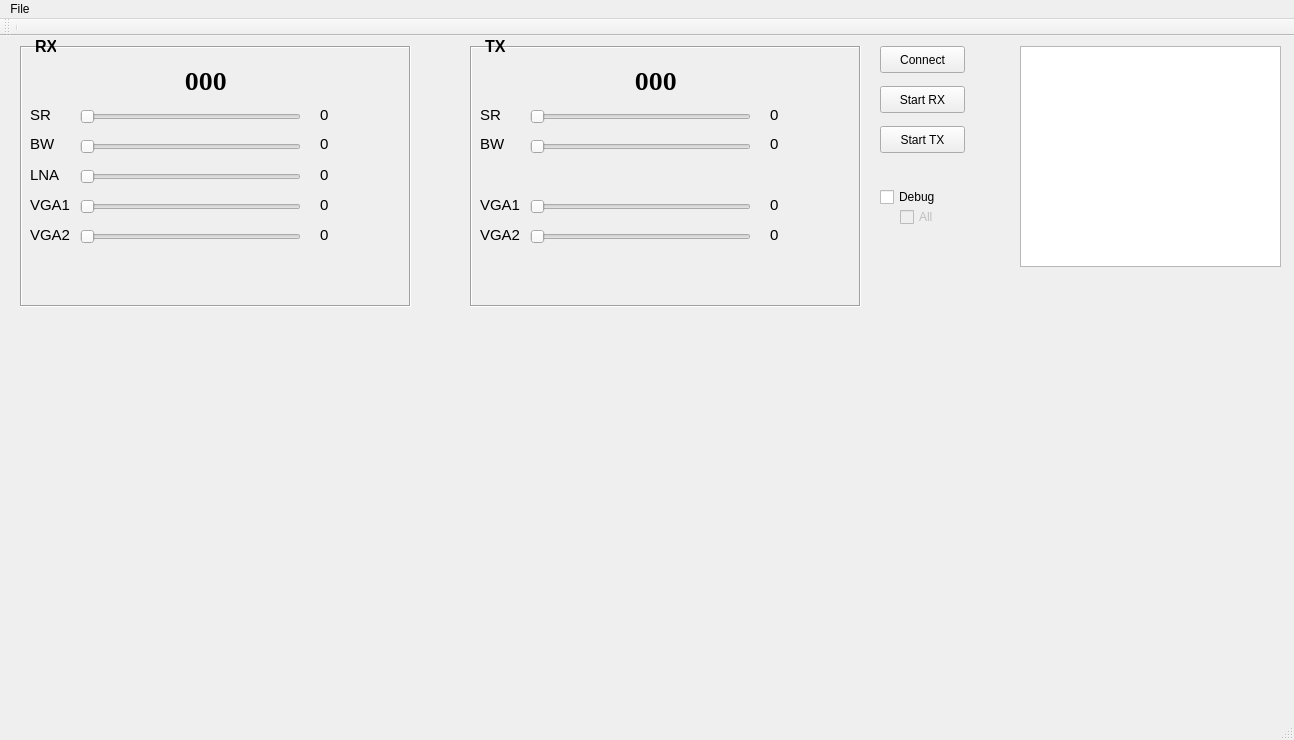
<?xml version="1.0" encoding="UTF-8"?>
<ui version="4.0">
 <class>MainWindow</class>
 <widget class="QMainWindow" name="MainWindow">
  <property name="geometry">
   <rect>
    <x>0</x>
    <y>0</y>
    <width>1294</width>
    <height>740</height>
   </rect>
  </property>
  <property name="windowTitle">
   <string>MainWindow</string>
  </property>
  <widget class="QWidget" name="centralWidget">
   <widget class="QCustomPlot" name="customPlot" native="true">
    <property name="geometry">
     <rect>
      <x>20</x>
      <y>340</y>
      <width>621</width>
      <height>321</height>
     </rect>
    </property>
   </widget>
   <widget class="QFrame" name="RxPanel">
    <property name="geometry">
     <rect>
      <x>20</x>
      <y>10</y>
      <width>391</width>
      <height>261</height>
     </rect>
    </property>
    <property name="frameShape">
     <enum>QFrame::Box</enum>
    </property>
    <property name="frameShadow">
     <enum>QFrame::Sunken</enum>
    </property>
    <widget class="QLabel" name="label_9">
     <property name="geometry">
      <rect>
       <x>179</x>
       <y>25</y>
       <width>14</width>
       <height>20</height>
      </rect>
     </property>
     <property name="font">
      <font>
       <family>Noto Serif</family>
       <pointsize>18</pointsize>
       <weight>75</weight>
       <bold>true</bold>
      </font>
     </property>
     <property name="text">
      <string>0</string>
     </property>
    </widget>
    <widget class="QLabel" name="label_10">
     <property name="geometry">
      <rect>
       <x>193</x>
       <y>25</y>
       <width>14</width>
       <height>20</height>
      </rect>
     </property>
     <property name="font">
      <font>
       <family>Noto Serif</family>
       <pointsize>18</pointsize>
       <weight>75</weight>
       <bold>true</bold>
      </font>
     </property>
     <property name="text">
      <string>0</string>
     </property>
    </widget>
    <widget class="QLabel" name="label_11">
     <property name="geometry">
      <rect>
       <x>165</x>
       <y>25</y>
       <width>14</width>
       <height>20</height>
      </rect>
     </property>
     <property name="font">
      <font>
       <family>Noto Serif</family>
       <pointsize>18</pointsize>
       <weight>75</weight>
       <bold>true</bold>
      </font>
     </property>
     <property name="text">
      <string>0</string>
     </property>
    </widget>
    <widget class="QSlider" name="RxSrSlider">
     <property name="geometry">
      <rect>
       <x>60</x>
       <y>60</y>
       <width>221</width>
       <height>21</height>
      </rect>
     </property>
     <property name="minimum">
      <number>1</number>
     </property>
     <property name="maximum">
      <number>100</number>
     </property>
     <property name="orientation">
      <enum>Qt::Horizontal</enum>
     </property>
    </widget>
    <widget class="QLabel" name="label">
     <property name="geometry">
      <rect>
       <x>10</x>
       <y>60</y>
       <width>21</width>
       <height>17</height>
      </rect>
     </property>
     <property name="font">
      <font>
       <pointsize>11</pointsize>
      </font>
     </property>
     <property name="text">
      <string>SR</string>
     </property>
    </widget>
    <widget class="QLabel" name="label_4">
     <property name="geometry">
      <rect>
       <x>10</x>
       <y>90</y>
       <width>31</width>
       <height>16</height>
      </rect>
     </property>
     <property name="font">
      <font>
       <pointsize>11</pointsize>
      </font>
     </property>
     <property name="text">
      <string>BW</string>
     </property>
    </widget>
    <widget class="QLabel" name="label_5">
     <property name="geometry">
      <rect>
       <x>10</x>
       <y>120</y>
       <width>31</width>
       <height>17</height>
      </rect>
     </property>
     <property name="font">
      <font>
       <pointsize>11</pointsize>
      </font>
     </property>
     <property name="text">
      <string>LNA</string>
     </property>
    </widget>
    <widget class="QLabel" name="label_6">
     <property name="geometry">
      <rect>
       <x>10</x>
       <y>150</y>
       <width>41</width>
       <height>17</height>
      </rect>
     </property>
     <property name="font">
      <font>
       <pointsize>11</pointsize>
      </font>
     </property>
     <property name="text">
      <string>VGA1</string>
     </property>
    </widget>
    <widget class="QLabel" name="label_7">
     <property name="geometry">
      <rect>
       <x>10</x>
       <y>180</y>
       <width>41</width>
       <height>17</height>
      </rect>
     </property>
     <property name="font">
      <font>
       <pointsize>11</pointsize>
      </font>
     </property>
     <property name="text">
      <string>VGA2</string>
     </property>
    </widget>
    <widget class="QSlider" name="RxBwSlider">
     <property name="geometry">
      <rect>
       <x>60</x>
       <y>90</y>
       <width>221</width>
       <height>21</height>
      </rect>
     </property>
     <property name="minimum">
      <number>1</number>
     </property>
     <property name="maximum">
      <number>100</number>
     </property>
     <property name="orientation">
      <enum>Qt::Horizontal</enum>
     </property>
    </widget>
    <widget class="QSlider" name="RxLnaSlider">
     <property name="geometry">
      <rect>
       <x>60</x>
       <y>120</y>
       <width>221</width>
       <height>21</height>
      </rect>
     </property>
     <property name="minimum">
      <number>1</number>
     </property>
     <property name="maximum">
      <number>3</number>
     </property>
     <property name="pageStep">
      <number>1</number>
     </property>
     <property name="orientation">
      <enum>Qt::Horizontal</enum>
     </property>
    </widget>
    <widget class="QSlider" name="RxVga1Slider">
     <property name="geometry">
      <rect>
       <x>60</x>
       <y>150</y>
       <width>221</width>
       <height>21</height>
      </rect>
     </property>
     <property name="minimum">
      <number>5</number>
     </property>
     <property name="maximum">
      <number>30</number>
     </property>
     <property name="pageStep">
      <number>1</number>
     </property>
     <property name="orientation">
      <enum>Qt::Horizontal</enum>
     </property>
    </widget>
    <widget class="QSlider" name="RxVga2Slider">
     <property name="geometry">
      <rect>
       <x>60</x>
       <y>180</y>
       <width>221</width>
       <height>21</height>
      </rect>
     </property>
     <property name="maximum">
      <number>30</number>
     </property>
     <property name="singleStep">
      <number>3</number>
     </property>
     <property name="pageStep">
      <number>3</number>
     </property>
     <property name="orientation">
      <enum>Qt::Horizontal</enum>
     </property>
    </widget>
    <widget class="QLabel" name="RxSrLabel">
     <property name="geometry">
      <rect>
       <x>300</x>
       <y>60</y>
       <width>81</width>
       <height>17</height>
      </rect>
     </property>
     <property name="font">
      <font>
       <pointsize>11</pointsize>
      </font>
     </property>
     <property name="text">
      <string>0</string>
     </property>
    </widget>
    <widget class="QLabel" name="RxVga1Label">
     <property name="geometry">
      <rect>
       <x>300</x>
       <y>150</y>
       <width>81</width>
       <height>17</height>
      </rect>
     </property>
     <property name="font">
      <font>
       <pointsize>11</pointsize>
      </font>
     </property>
     <property name="text">
      <string>0</string>
     </property>
    </widget>
    <widget class="QLabel" name="RxBwLabel">
     <property name="geometry">
      <rect>
       <x>300</x>
       <y>90</y>
       <width>81</width>
       <height>16</height>
      </rect>
     </property>
     <property name="font">
      <font>
       <pointsize>11</pointsize>
      </font>
     </property>
     <property name="text">
      <string>0</string>
     </property>
    </widget>
    <widget class="QLabel" name="RxVga2Label">
     <property name="geometry">
      <rect>
       <x>300</x>
       <y>180</y>
       <width>81</width>
       <height>17</height>
      </rect>
     </property>
     <property name="font">
      <font>
       <pointsize>11</pointsize>
      </font>
     </property>
     <property name="text">
      <string>0</string>
     </property>
    </widget>
    <widget class="QLabel" name="RxLnaLabel">
     <property name="geometry">
      <rect>
       <x>300</x>
       <y>120</y>
       <width>81</width>
       <height>17</height>
      </rect>
     </property>
     <property name="font">
      <font>
       <pointsize>11</pointsize>
      </font>
     </property>
     <property name="text">
      <string>0</string>
     </property>
    </widget>
   </widget>
   <widget class="QLabel" name="label_2">
    <property name="geometry">
     <rect>
      <x>35</x>
      <y>2</y>
      <width>21</width>
      <height>17</height>
     </rect>
    </property>
    <property name="font">
     <font>
      <pointsize>12</pointsize>
      <weight>75</weight>
      <bold>true</bold>
     </font>
    </property>
    <property name="text">
     <string>RX</string>
    </property>
   </widget>
   <widget class="QFrame" name="TxPanel">
    <property name="geometry">
     <rect>
      <x>470</x>
      <y>10</y>
      <width>391</width>
      <height>261</height>
     </rect>
    </property>
    <property name="frameShape">
     <enum>QFrame::Box</enum>
    </property>
    <property name="frameShadow">
     <enum>QFrame::Sunken</enum>
    </property>
    <widget class="QLabel" name="label_12">
     <property name="geometry">
      <rect>
       <x>179</x>
       <y>25</y>
       <width>14</width>
       <height>20</height>
      </rect>
     </property>
     <property name="font">
      <font>
       <family>Noto Serif</family>
       <pointsize>18</pointsize>
       <weight>75</weight>
       <bold>true</bold>
      </font>
     </property>
     <property name="text">
      <string>0</string>
     </property>
    </widget>
    <widget class="QLabel" name="label_13">
     <property name="geometry">
      <rect>
       <x>193</x>
       <y>25</y>
       <width>14</width>
       <height>20</height>
      </rect>
     </property>
     <property name="font">
      <font>
       <family>Noto Serif</family>
       <pointsize>18</pointsize>
       <weight>75</weight>
       <bold>true</bold>
      </font>
     </property>
     <property name="text">
      <string>0</string>
     </property>
    </widget>
    <widget class="QLabel" name="label_14">
     <property name="geometry">
      <rect>
       <x>165</x>
       <y>25</y>
       <width>14</width>
       <height>20</height>
      </rect>
     </property>
     <property name="font">
      <font>
       <family>Noto Serif</family>
       <pointsize>18</pointsize>
       <weight>75</weight>
       <bold>true</bold>
      </font>
     </property>
     <property name="text">
      <string>0</string>
     </property>
    </widget>
    <widget class="QSlider" name="TxVga2Slider">
     <property name="geometry">
      <rect>
       <x>60</x>
       <y>180</y>
       <width>221</width>
       <height>21</height>
      </rect>
     </property>
     <property name="maximum">
      <number>25</number>
     </property>
     <property name="orientation">
      <enum>Qt::Horizontal</enum>
     </property>
    </widget>
    <widget class="QLabel" name="TxSrLabel">
     <property name="geometry">
      <rect>
       <x>300</x>
       <y>60</y>
       <width>81</width>
       <height>17</height>
      </rect>
     </property>
     <property name="font">
      <font>
       <pointsize>11</pointsize>
      </font>
     </property>
     <property name="text">
      <string>0</string>
     </property>
    </widget>
    <widget class="QSlider" name="TxSrSlider">
     <property name="geometry">
      <rect>
       <x>60</x>
       <y>60</y>
       <width>221</width>
       <height>21</height>
      </rect>
     </property>
     <property name="minimum">
      <number>1</number>
     </property>
     <property name="maximum">
      <number>100</number>
     </property>
     <property name="orientation">
      <enum>Qt::Horizontal</enum>
     </property>
    </widget>
    <widget class="QLabel" name="label_8">
     <property name="geometry">
      <rect>
       <x>10</x>
       <y>60</y>
       <width>21</width>
       <height>17</height>
      </rect>
     </property>
     <property name="font">
      <font>
       <pointsize>11</pointsize>
      </font>
     </property>
     <property name="text">
      <string>SR</string>
     </property>
    </widget>
    <widget class="QLabel" name="label_15">
     <property name="geometry">
      <rect>
       <x>10</x>
       <y>150</y>
       <width>41</width>
       <height>17</height>
      </rect>
     </property>
     <property name="font">
      <font>
       <pointsize>11</pointsize>
      </font>
     </property>
     <property name="text">
      <string>VGA1</string>
     </property>
    </widget>
    <widget class="QLabel" name="TxBwLabel">
     <property name="geometry">
      <rect>
       <x>300</x>
       <y>90</y>
       <width>81</width>
       <height>16</height>
      </rect>
     </property>
     <property name="font">
      <font>
       <pointsize>11</pointsize>
      </font>
     </property>
     <property name="text">
      <string>0</string>
     </property>
    </widget>
    <widget class="QLabel" name="label_16">
     <property name="geometry">
      <rect>
       <x>10</x>
       <y>90</y>
       <width>31</width>
       <height>16</height>
      </rect>
     </property>
     <property name="font">
      <font>
       <pointsize>11</pointsize>
      </font>
     </property>
     <property name="text">
      <string>BW</string>
     </property>
    </widget>
    <widget class="QLabel" name="label_17">
     <property name="geometry">
      <rect>
       <x>10</x>
       <y>180</y>
       <width>41</width>
       <height>17</height>
      </rect>
     </property>
     <property name="font">
      <font>
       <pointsize>11</pointsize>
      </font>
     </property>
     <property name="text">
      <string>VGA2</string>
     </property>
    </widget>
    <widget class="QSlider" name="TxBwSlider">
     <property name="geometry">
      <rect>
       <x>60</x>
       <y>90</y>
       <width>221</width>
       <height>21</height>
      </rect>
     </property>
     <property name="minimum">
      <number>1</number>
     </property>
     <property name="maximum">
      <number>100</number>
     </property>
     <property name="orientation">
      <enum>Qt::Horizontal</enum>
     </property>
    </widget>
    <widget class="QLabel" name="TxVga1Label">
     <property name="geometry">
      <rect>
       <x>300</x>
       <y>150</y>
       <width>81</width>
       <height>17</height>
      </rect>
     </property>
     <property name="font">
      <font>
       <pointsize>11</pointsize>
      </font>
     </property>
     <property name="text">
      <string>0</string>
     </property>
    </widget>
    <widget class="QSlider" name="TxVga1Slider">
     <property name="geometry">
      <rect>
       <x>60</x>
       <y>150</y>
       <width>221</width>
       <height>21</height>
      </rect>
     </property>
     <property name="minimum">
      <number>-35</number>
     </property>
     <property name="maximum">
      <number>-4</number>
     </property>
     <property name="pageStep">
      <number>1</number>
     </property>
     <property name="value">
      <number>-35</number>
     </property>
     <property name="orientation">
      <enum>Qt::Horizontal</enum>
     </property>
    </widget>
    <widget class="QLabel" name="TxVga2Label">
     <property name="geometry">
      <rect>
       <x>300</x>
       <y>180</y>
       <width>81</width>
       <height>17</height>
      </rect>
     </property>
     <property name="font">
      <font>
       <pointsize>11</pointsize>
      </font>
     </property>
     <property name="text">
      <string>0</string>
     </property>
    </widget>
   </widget>
   <widget class="QLabel" name="label_3">
    <property name="geometry">
     <rect>
      <x>485</x>
      <y>2</y>
      <width>21</width>
      <height>17</height>
     </rect>
    </property>
    <property name="font">
     <font>
      <pointsize>12</pointsize>
      <weight>75</weight>
      <bold>true</bold>
     </font>
    </property>
    <property name="text">
     <string>TX</string>
    </property>
   </widget>
   <widget class="QPushButton" name="OpenDevBtn">
    <property name="geometry">
     <rect>
      <x>880</x>
      <y>10</y>
      <width>85</width>
      <height>27</height>
     </rect>
    </property>
    <property name="text">
     <string>Connect</string>
    </property>
    <property name="Tag" stdset="0">
     <number>0</number>
    </property>
   </widget>
   <widget class="QPushButton" name="StartRxBtn">
    <property name="geometry">
     <rect>
      <x>880</x>
      <y>50</y>
      <width>85</width>
      <height>27</height>
     </rect>
    </property>
    <property name="text">
     <string>Start RX</string>
    </property>
   </widget>
   <widget class="QPushButton" name="StartTxBtn">
    <property name="geometry">
     <rect>
      <x>880</x>
      <y>90</y>
      <width>85</width>
      <height>27</height>
     </rect>
    </property>
    <property name="text">
     <string>Start TX</string>
    </property>
   </widget>
   <widget class="QPlainTextEdit" name="Memo">
    <property name="geometry">
     <rect>
      <x>1020</x>
      <y>10</y>
      <width>261</width>
      <height>221</height>
     </rect>
    </property>
   </widget>
   <widget class="QCheckBox" name="DebugBox">
    <property name="geometry">
     <rect>
      <x>880</x>
      <y>150</y>
      <width>86</width>
      <height>22</height>
     </rect>
    </property>
    <property name="text">
     <string>Debug</string>
    </property>
   </widget>
   <widget class="QCheckBox" name="AllBox">
    <property name="enabled">
     <bool>false</bool>
    </property>
    <property name="geometry">
     <rect>
      <x>900</x>
      <y>170</y>
      <width>61</width>
      <height>22</height>
     </rect>
    </property>
    <property name="text">
     <string>All</string>
    </property>
   </widget>
  </widget>
  <widget class="QMenuBar" name="menuBar">
   <property name="geometry">
    <rect>
     <x>0</x>
     <y>0</y>
     <width>1294</width>
     <height>27</height>
    </rect>
   </property>
   <widget class="QMenu" name="menuFile">
    <property name="title">
     <string>File</string>
    </property>
    <addaction name="actionExit"/>
   </widget>
   <addaction name="menuFile"/>
  </widget>
  <widget class="QToolBar" name="mainToolBar">
   <attribute name="toolBarArea">
    <enum>TopToolBarArea</enum>
   </attribute>
   <attribute name="toolBarBreak">
    <bool>false</bool>
   </attribute>
   <addaction name="separator"/>
  </widget>
  <widget class="QStatusBar" name="statusBar"/>
  <action name="actionExit">
   <property name="text">
    <string>Exit</string>
   </property>
  </action>
 </widget>
 <layoutdefault spacing="6" margin="11"/>
 <customwidgets>
  <customwidget>
   <class>QCustomPlot</class>
   <extends>QWidget</extends>
   <header>qcustomplot.h</header>
   <container>1</container>
  </customwidget>
 </customwidgets>
 <resources/>
 <connections/>
</ui>
